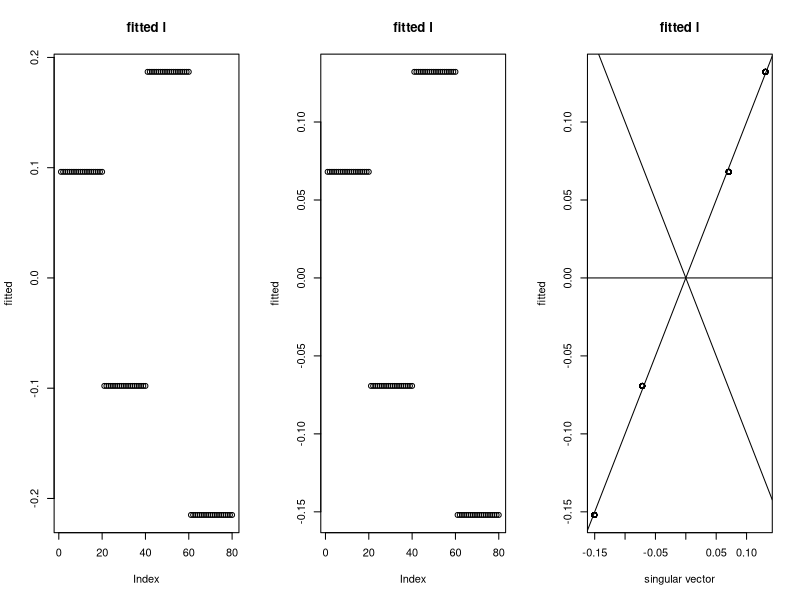
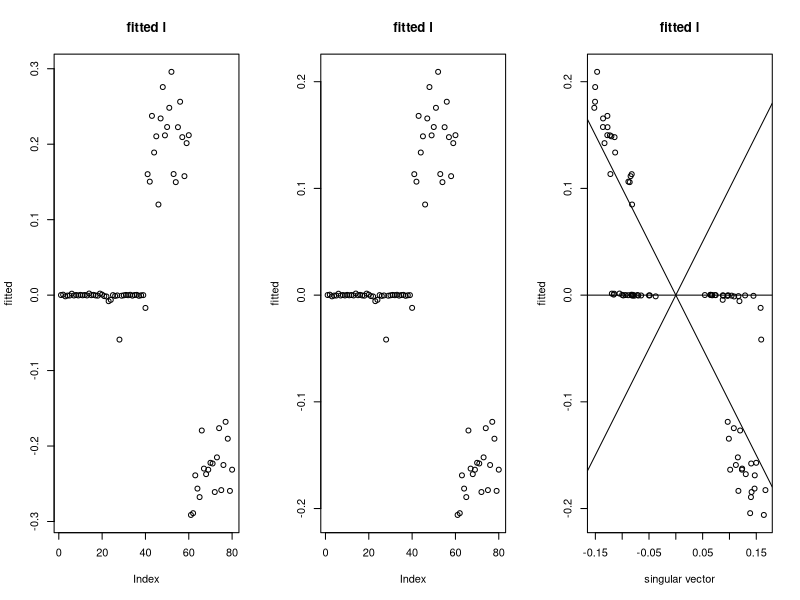
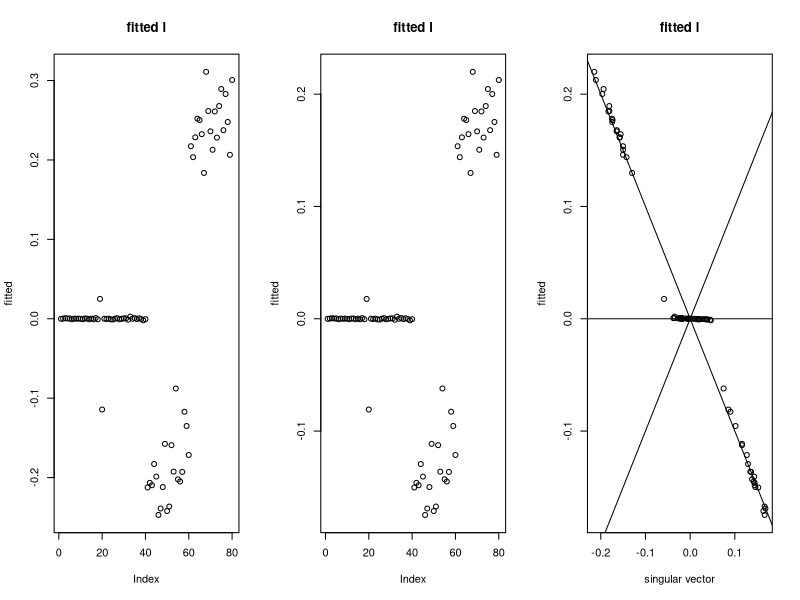
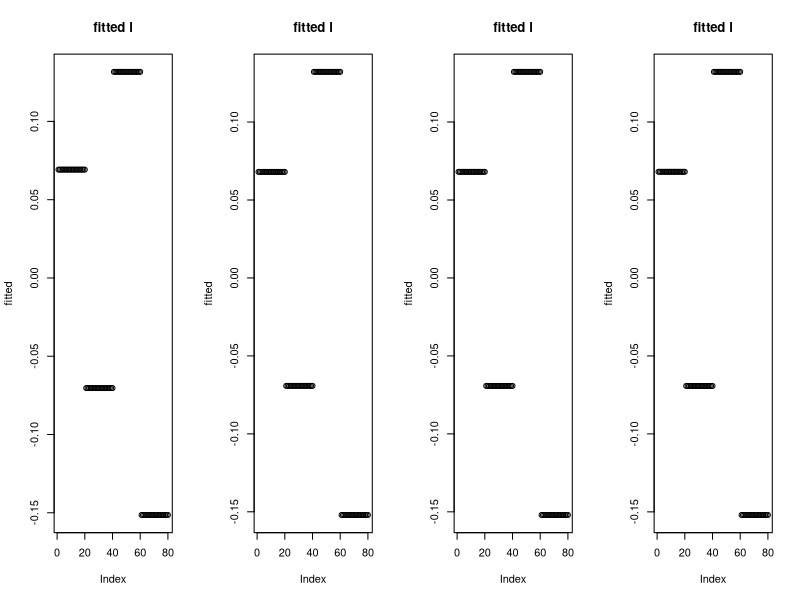
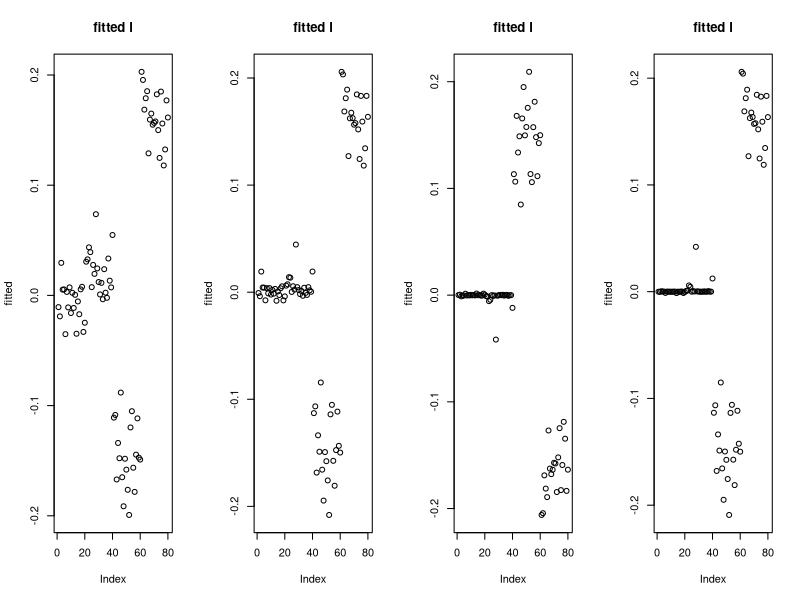
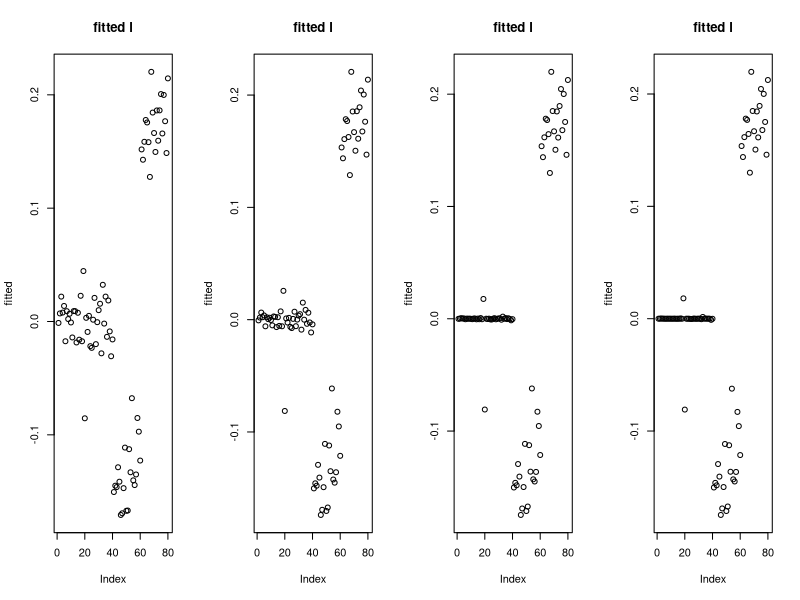
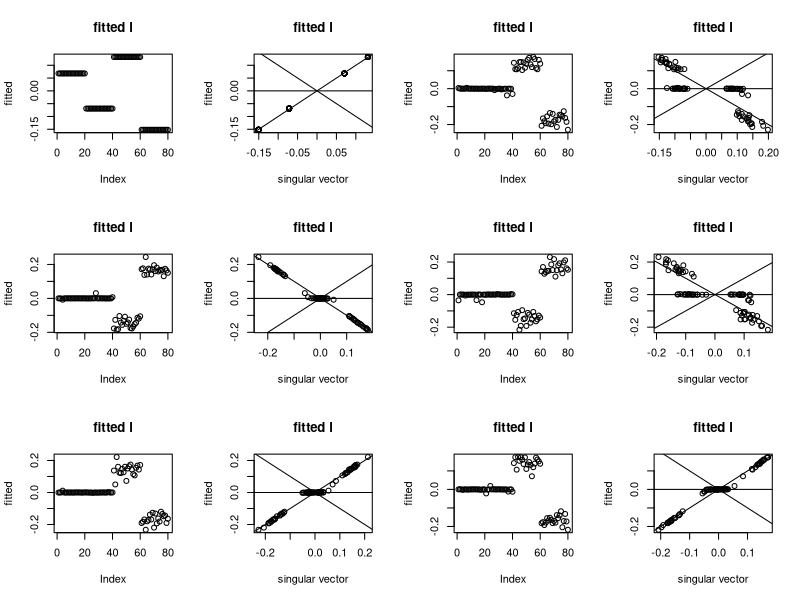
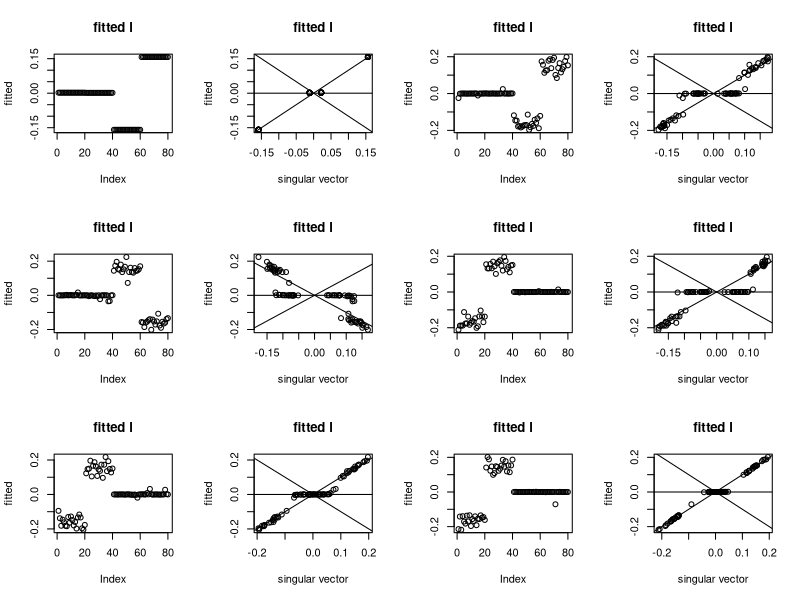

Write R code to recreate these figures, in order.
## ---- chunk 1
# code originally from https://stephens999.github.io/misc/tree_pca_03.html.
#--------------------------------------------------
# create X
set.seed(123)
p = 1000
n = 20
f = list()
for(i in 1:6){ 
  f[[i]] = rnorm(p)
}
X =matrix(0,ncol=4*n, nrow=p)
X[,1:(2*n)] = f[[1]]
X[,(2*n+1):(4*n)] = f[[2]]

X[,1:n] = X[,1:n]+f[[3]]
X[,(n+1):(2*n)] = X[,(n+1):(2*n)]+f[[4]]
X[,(2*n+1):(3*n)] = X[,(2*n+1):(3*n)] + f[[5]]
X[,(3*n+1):(4*n)] = X[,(3*n+1):(4*n)] + f[[6]]
X.svd = svd(X)

# create X2
X2 = X- X.svd$u[,1:2] %*% diag(X.svd$d[1:2]) %*% t(X.svd$v[,1:2])

# adding noise
set.seed(9) # the seed where flash didn't work
X2n_a = X2 + rnorm(4*n*p,sd=3)

set.seed(5) # the seed where flash did work
X2n_b = X2 + rnorm(4*n*p,sd=3)
#--------------------------------------------------

# take transpose
X2 <- t(X2)
X2n_a <- t(X2n_a)
X2n_b <- t(X2n_b)

rm(X, X.svd, f, i, n, p)
## ---- chunk 2
demo.init <- function(mat.X, r2, n.grid, oracle=FALSE){
      
    N <- nrow(mat.X)
    P <- ncol(mat.X)
    
    eig.XXt <- eigen(mat.X%*%t(mat.X))
    init.l <- sqrt(r2)*(eig.XXt$vectors[,1])
    if(oracle==TRUE){
      init.l <- c(rnorm(n=40,mean=0,sd=0.01), rnorm(n=20,mean=-1,sd=0.01), rnorm(n=20, mean=1, sd=0.01))
      init.l <- sqrt(r2)*init.l/sqrt(sum(init.l^2))
    }
    init.w <- init.l^2
    
    K <- n.grid # number of grid points
    pi.grid <-rep(1/K, times=K)
    eta.grid <- (K/(2^K-1))*(r2/N)*2^seq(0,K-1,by=1) # eta grid points are multiplied by 2; the scales are set to satisfy E_{g_l}[l^Tl]=r^2
    
    init.sigmasq <- c((norm(mat.X, type='f')^2-t(init.l)%*%mat.X%*%t(mat.X)%*%init.l)/((N+1)*P))
    init.delta <- c((t(init.l)%*%mat.X%*%t(mat.X)%*%init.l)/(P*init.sigmasq*r2)-1)/r2

    init.Ew.inv <- 1/init.w
    
    out.list = list()
    out.list$l <- init.l
    out.list$w <- init.w
    out.list$eta.grid <- eta.grid
    out.list$pi.grid <- pi.grid
    out.list$Ew.inv <- init.Ew.inv
    out.list$sigmasq <- init.sigmasq
    out.list$delta <- init.delta

    return(out.list)
}
## ---- chunk 3
demo.update.A <- function(mat.X, sigmasq, delta, Ew.inv, r2){

    N <- nrow(mat.X)
    P <- ncol(mat.X)
  
    Y <- mat.X%*%t(mat.X)/(sigmasq*(r2+1/delta)) - diag(x=Ew.inv)
    Y.eigen <- eigen(Y)
    
    eval.expectation <- function(k){(sum(1/(k/(sigmasq*(r2+1/delta))-Y.eigen$values))-r2)^2}
    find.k.star <- optimize(f=eval.expectation,
                            interval = c((Y.eigen$values[1]+1/r2)*sigmasq*(r2+1/delta),
                                         (Y.eigen$values[1]+N/r2)*sigmasq*(r2+1/delta))
                            )
    k.star <- find.k.star$minimum
  
    d.tilde <- 1/(k.star/(sigmasq*(r2+1/delta))-Y.eigen$values)
    Sigma.star <- Y.eigen$vectors %*% diag(x=d.tilde) %*% t(Y.eigen$vectors)
    log.det.Sigma.star <- sum(log(d.tilde))

    Elsq <- diag(Sigma.star)
    ElXXl <- sum(diag((t(mat.X) %*% Sigma.star %*% mat.X)))
    
    sigmasq <- (norm(mat.X, type='f')^2-ElXXl/(r2+1/delta))/(N*P)
    delta <- max((ElXXl/(P*sigmasq*r2)-1)/r2,10^(-10)) # lower bound at 10^(-10)
    
    out.list = list()
    out.list$log.det.Sigma.star = log.det.Sigma.star
    out.list$Sigma.star = Sigma.star
    out.list$Elsq = Elsq
    out.list$ElXXl = ElXXl
    out.list$sigmasq = sigmasq
    out.list$delta = delta
    out.list$l = sqrt(r2)*(Y.eigen$vectors[,1])

    return(out.list)
}
## ---- chunk 4
demo.update.B <- function(mat.X, Elsq, eta.grid, pi.grid, niter.updates = 10){
  
    N <- nrow(mat.X)
    K <- length(pi.grid)
  
    # "half-normal distribution": if l <- N(0,s^2), E[abs(l)]=sqrt(s^2*2/pi)
    # https://en.wikipedia.org/wiki/Half-normal_distribution
    E.abs.l <-  sqrt(Elsq*2/pi)
    
    pi.tilde <- matrix(0, nrow=N, ncol=K)
    for (k in 1:K){
      pi.tilde[,k] <- pi.grid[k]/sqrt(2*eta.grid[k])*exp(-E.abs.l/sqrt(eta.grid[k]/2))
    }    
    for (i in 1:N){ # normalize to sum to 1 for each row  
      pi.tilde[i,] <- pi.tilde[i,]/sum(pi.tilde[i,])   
    }
    
    Ew.inv <- c(sqrt(2/Elsq) * sqrt(pi.tilde %*% (1/eta.grid)))
    
    
    out.list = list()
    out.list$Ew.inv = Ew.inv
    out.list$pi.tilde = pi.tilde
    
    return(out.list)
}
## ---- chunk 5
demo.fit <- function(mat.X, niter, r2=1, n.grid=15){
  
    N <- nrow(mat.X)
    P <- ncol(mat.X)
  
    par.init <- demo.init(mat.X, r2, n.grid=n.grid) 
                                               
    Ew.inv <- par.init$Ew.inv
    sigmasq <- par.init$sigmasq
    delta <- par.init$delta
    eta.grid <- par.init$eta.grid
    pi.grid <- par.init$pi.grid

    for (i in 1:niter){
    # leg A
    temp.A <- demo.update.A(mat.X,
                          sigmasq=sigmasq,
                          delta=delta,
                          Ew.inv=Ew.inv,
                          r2=r2)
    Sigma.star <- temp.A$Sigma.star
    log.det.Sigma.star <- temp.A$log.det.Sigma.star
    Elsq <- temp.A$Elsq
    ElXXl <- temp.A$ElXXl
    sigmasq <- temp.A$sigmasq
    delta <- temp.A$delta
  
    # leg B
    temp.B <- demo.update.B(mat.X,
                          Elsq=Elsq,
                          eta.grid=eta.grid,
                          pi.grid=pi.grid)
    Ew.inv <- temp.B$Ew.inv
    }
    
    out.list = list()
    out.list$log.det.Sigma.star <- log.det.Sigma.star
    out.list$Sigma.star <- Sigma.star
    out.list$Elsq <- Elsq
    out.list$ElXXl <- ElXXl
    out.list$sigmasq <- sigmasq
    out.list$delta <- delta
    out.list$eta.grid <- eta.grid
    out.list$pi.grid <- pi.grid
    out.list$Ew.inv <- Ew.inv
    out.list$l <- temp.A$l
    out.list$pi.tilde <- temp.B$pi.tilde
    return(out.list)
}
## ---- chunk 6
mat.X <- X2
par(mfrow=c(1,3))

obj.fit    <- demo.fit(mat.X, r2=2, niter=10) 
plot(obj.fit$l, ylab='fitted', main='fitted l')
c(obj.fit$sigmasq, obj.fit$delta, sum(diag(obj.fit$Sigma.star))) # sigma^2, delta, E[l^Tl]

obj.fit    <- demo.fit(mat.X, r2=1, niter=10) 
plot(obj.fit$l, ylab='fitted', main='fitted l')
c(obj.fit$sigmasq, obj.fit$delta, sum(diag(obj.fit$Sigma.star))) 

plot(x=svd(mat.X)$u[,1], y=obj.fit$l, xlab='singular vector', ylab='fitted', main='fitted l')
abline(a=0,b=1); abline(a=0,b=-1); abline(a=0, b=0)
## ---- chunk 7
mat.X <- X2n_a
par(mfrow=c(1,3))

obj.fit    <- demo.fit(mat.X, r2=2, niter=10) 
plot(obj.fit$l, ylab='fitted', main='fitted l')
c(obj.fit$sigmasq, obj.fit$delta, sum(diag(obj.fit$Sigma.star))) # sigma^2, delta, E[l^Tl]

obj.fit    <- demo.fit(mat.X, r2=1, niter=10) 
plot(obj.fit$l, ylab='fitted', main='fitted l')
c(obj.fit$sigmasq, obj.fit$delta, sum(diag(obj.fit$Sigma.star))) 

plot(x=svd(mat.X)$u[,1], y=obj.fit$l, xlab='singular vector', ylab='fitted', main='fitted l')
abline(a=0,b=1); abline(a=0,b=-1); abline(a=0, b=0)
## ---- chunk 8
mat.X <- X2n_b
par(mfrow=c(1,3))

obj.fit    <- demo.fit(mat.X, r2=2, niter=10) 
plot(obj.fit$l, ylab='fitted', main='fitted l')
c(obj.fit$sigmasq, obj.fit$delta, sum(diag(obj.fit$Sigma.star))) # sigma^2, delta, E[l^Tl]

obj.fit    <- demo.fit(mat.X, r2=1, niter=10) 
plot(obj.fit$l, ylab='fitted', main='fitted l')
c(obj.fit$sigmasq, obj.fit$delta, sum(diag(obj.fit$Sigma.star))) 

plot(x=svd(mat.X)$u[,1], y=obj.fit$l, xlab='singular vector', ylab='fitted', main='fitted l')
abline(a=0,b=1); abline(a=0,b=-1); abline(a=0,b=0)
## ---- chunk 9
mat.X <- X2

par(mfrow=c(1,4))
obj.fit    <- demo.fit(mat.X, r2=1, niter=10, n.grid=5) 
plot(obj.fit$l, ylab='fitted', main='fitted l')
obj.fit    <- demo.fit(mat.X, r2=1, niter=10, n.grid=10) 
plot(obj.fit$l, ylab='fitted', main='fitted l')
obj.fit    <- demo.fit(mat.X, r2=1, niter=10, n.grid=15) 
plot(obj.fit$l, ylab='fitted', main='fitted l')
obj.fit    <- demo.fit(mat.X, r2=1, niter=10, n.grid=20) 
plot(obj.fit$l, ylab='fitted', main='fitted l')
## ---- chunk 10
mat.X <- X2n_a

par(mfrow=c(1,4))
obj.fit    <- demo.fit(mat.X, r2=1, niter=10, n.grid=5) 
plot(obj.fit$l, ylab='fitted', main='fitted l')
obj.fit    <- demo.fit(mat.X, r2=1, niter=10, n.grid=10) 
plot(obj.fit$l, ylab='fitted', main='fitted l')
obj.fit    <- demo.fit(mat.X, r2=1, niter=10, n.grid=15) 
plot(obj.fit$l, ylab='fitted', main='fitted l')
obj.fit    <- demo.fit(mat.X, r2=1, niter=10, n.grid=20) 
plot(obj.fit$l, ylab='fitted', main='fitted l')
## ---- chunk 11
mat.X <- X2n_b

par(mfrow=c(1,4))
obj.fit    <- demo.fit(mat.X, r2=1, niter=10, n.grid=5) 
plot(obj.fit$l, ylab='fitted', main='fitted l')
obj.fit    <- demo.fit(mat.X, r2=1, niter=10, n.grid=10) 
plot(obj.fit$l, ylab='fitted', main='fitted l')
obj.fit    <- demo.fit(mat.X, r2=1, niter=10, n.grid=15) 
plot(obj.fit$l, ylab='fitted', main='fitted l')
obj.fit    <- demo.fit(mat.X, r2=1, niter=10, n.grid=20) 
plot(obj.fit$l, ylab='fitted', main='fitted l')
## ---- chunk 12

generate.noiseless <- function(seed.no){
  
    set.seed(seed.no)
  
    # create X
    p = 1000
    n = 20
    f = list()
    for(i in 1:6){ 
      f[[i]] = rnorm(p)
    }
    X =matrix(0,ncol=4*n, nrow=p)
    X[,1:(2*n)] = f[[1]]
    X[,(2*n+1):(4*n)] = f[[2]]
    
    X[,1:n] = X[,1:n]+f[[3]]
    X[,(n+1):(2*n)] = X[,(n+1):(2*n)]+f[[4]]
    X[,(2*n+1):(3*n)] = X[,(2*n+1):(3*n)] + f[[5]]
    X[,(3*n+1):(4*n)] = X[,(3*n+1):(4*n)] + f[[6]]
    X.svd = svd(X)
    
    # create X2
    X2 = X- X.svd$u[,1:2] %*% diag(X.svd$d[1:2]) %*% t(X.svd$v[,1:2])

    # take transpose
    X2 <- t(X2)

    return(X2)
}
## ---- chunk 13
X.baseline <- generate.noiseless(seed.no=123) 

par(mfrow=c(3,4))
for (i in 1:6){
  if(i==1){mat.X <- X.baseline} # noiseless baseline
  if(i >1){mat.X <- X.baseline+rnorm(4*20*1000, sd=3)} # noisy versions
  obj.fit <- demo.fit(mat.X, r2=1, niter=10) 

  plot(obj.fit$l, ylab='fitted', main='fitted l')
  plot(x=svd(mat.X)$u[,1], y=obj.fit$l, xlab='singular vector', ylab='fitted', main='fitted l')
  abline(a=0,b=1); abline(a=0,b=-1); abline(a=0, b=0)
}
## ---- chunk 14
X.baseline <- generate.noiseless(seed.no=773) 

par(mfrow=c(3,4))
for (i in 1:6){
  if(i==1){mat.X <- X.baseline} # noiseless baseline
  if(i >1){mat.X <- X.baseline+rnorm(4*20*1000, sd=3)} # noisy versions
  obj.fit <- demo.fit(mat.X, r2=1, niter=10) 

  plot(obj.fit$l, ylab='fitted', main='fitted l')
  plot(x=svd(mat.X)$u[,1], y=obj.fit$l, xlab='singular vector', ylab='fitted', main='fitted l')
  abline(a=0,b=1); abline(a=0,b=-1); abline(a=0, b=0)
}
## ---- chunk 15
X.baseline <- generate.noiseless(seed.no=312) 

par(mfrow=c(3,4))
for (i in 1:6){
  if(i==1){mat.X <- X.baseline} # noiseless baseline
  if(i >1){mat.X <- X.baseline+rnorm(4*20*1000, sd=3)} # noisy versions
  obj.fit <- demo.fit(mat.X, r2=1, niter=10) 

  plot(obj.fit$l, ylab='fitted', main='fitted l')
  plot(x=svd(mat.X)$u[,1], y=obj.fit$l, xlab='singular vector', ylab='fitted', main='fitted l')
  abline(a=0,b=1); abline(a=0,b=-1); abline(a=0, b=0)
}
## ---- chunk 16
X.baseline <- generate.noiseless(seed.no=82) 

par(mfrow=c(3,4))
for (i in 1:6){
  if(i==1){mat.X <- X.baseline} # noiseless baseline
  if(i >1){mat.X <- X.baseline+rnorm(4*20*1000, sd=3)} # noisy versions
  obj.fit <- demo.fit(mat.X, r2=1, niter=10) 

  plot(obj.fit$l, ylab='fitted', main='fitted l')
  plot(x=svd(mat.X)$u[,1], y=obj.fit$l, xlab='singular vector', ylab='fitted', main='fitted l')
  abline(a=0,b=1); abline(a=0,b=-1); abline(a=0, b=0)
}
## ---- chunk 17
X.baseline <- generate.noiseless(seed.no=1) 

par(mfrow=c(3,4))
for (i in 1:6){
  if(i==1){mat.X <- X.baseline} # noiseless baseline
  if(i >1){mat.X <- X.baseline+rnorm(4*20*1000, sd=3)} # noisy versions
  obj.fit <- demo.fit(mat.X, r2=1, niter=10) 

  plot(obj.fit$l, ylab='fitted', main='fitted l')
  plot(x=svd(mat.X)$u[,1], y=obj.fit$l, xlab='singular vector', ylab='fitted', main='fitted l')
  abline(a=0,b=1); abline(a=0,b=-1); abline(a=0, b=0)
}
## ---- chunk 18
X.baseline <- generate.noiseless(seed.no=2) 

par(mfrow=c(3,4))
for (i in 1:6){
  if(i==1){mat.X <- X.baseline} # noiseless baseline
  if(i >1){mat.X <- X.baseline+rnorm(4*20*1000, sd=3)} # noisy versions
  obj.fit <- demo.fit(mat.X, r2=1, niter=10) 

  plot(obj.fit$l, ylab='fitted', main='fitted l')
  plot(x=svd(mat.X)$u[,1], y=obj.fit$l, xlab='singular vector', ylab='fitted', main='fitted l')
  abline(a=0,b=1); abline(a=0,b=-1); abline(a=0, b=0)
}
## ---- chunk 19
X.baseline <- generate.noiseless(seed.no=3) 

par(mfrow=c(3,4))
for (i in 1:6){
  if(i==1){mat.X <- X.baseline} # noiseless baseline
  if(i >1){mat.X <- X.baseline+rnorm(4*20*1000, sd=3)} # noisy versions
  obj.fit <- demo.fit(mat.X, r2=1, niter=10) 

  plot(obj.fit$l, ylab='fitted', main='fitted l')
  plot(x=svd(mat.X)$u[,1], y=obj.fit$l, xlab='singular vector', ylab='fitted', main='fitted l')
  abline(a=0,b=1); abline(a=0,b=-1); abline(a=0, b=0)
}
## ---- chunk 20
X.baseline <- generate.noiseless(seed.no=4) 

par(mfrow=c(3,4))
for (i in 1:6){
  if(i==1){mat.X <- X.baseline} # noiseless baseline
  if(i >1){mat.X <- X.baseline+rnorm(4*20*1000, sd=3)} # noisy versions
  obj.fit <- demo.fit(mat.X, r2=1, niter=10) 

  plot(obj.fit$l, ylab='fitted', main='fitted l')
  plot(x=svd(mat.X)$u[,1], y=obj.fit$l, xlab='singular vector', ylab='fitted', main='fitted l')
  abline(a=0,b=1); abline(a=0,b=-1); abline(a=0, b=0)
}
## ---- chunk 21
X.baseline <- generate.noiseless(seed.no=5) 

par(mfrow=c(3,4))
for (i in 1:6){
  if(i==1){mat.X <- X.baseline} # noiseless baseline
  if(i >1){mat.X <- X.baseline+rnorm(4*20*1000, sd=3)} # noisy versions
  obj.fit <- demo.fit(mat.X, r2=1, niter=10) 

  plot(obj.fit$l, ylab='fitted', main='fitted l')
  plot(x=svd(mat.X)$u[,1], y=obj.fit$l, xlab='singular vector', ylab='fitted', main='fitted l')
  abline(a=0,b=1); abline(a=0,b=-1); abline(a=0, b=0)
}
